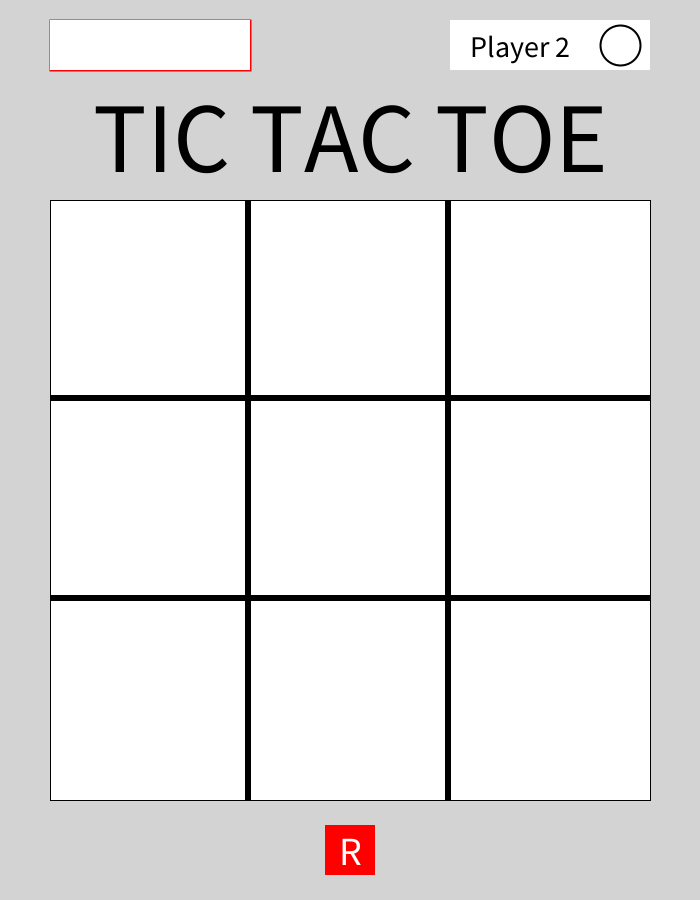
Frame 1 (no input)
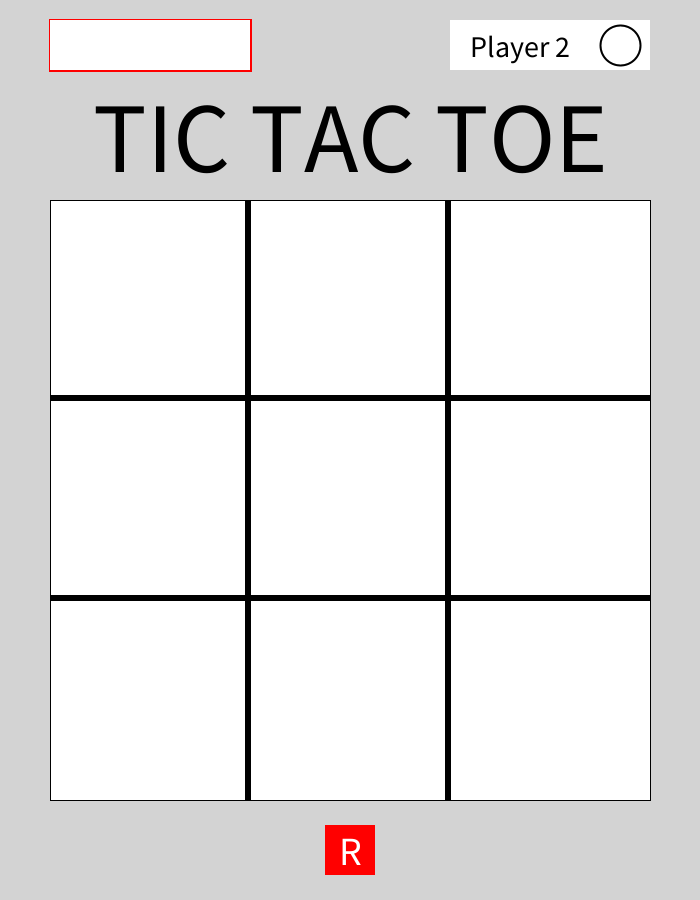
Frame 60 (the mouse pressed at the canvas centre just before this capture)
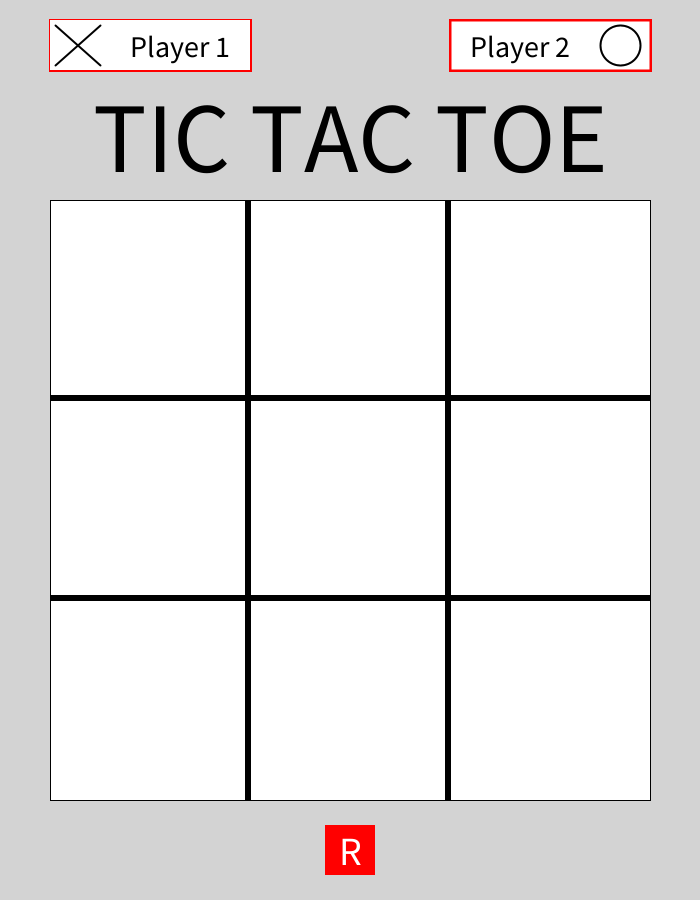
Frame 120 (the mouse held since frame 60 and released just before this capture)

The Processing sketch that drew these frames (run headless with seeded random() and noise(); from frame 60 on, the mouse is pressed at the canvas centre):

// Processing sketch: project_tictactoe
// ── project_tictactoe.pde
boolean turn;

void setup() {

  //Setup for the game
  size(700, 900);
  background(#d3d3d3); 

  //Grid
  fill(255);
  rect(50, 200, 600, 600);

  fill(0);
  rect(245, 200, 5, 600);
  rect(445, 200, 5, 600);
  rect(50, 395, 600, 5);
  rect(50, 595, 600, 5);

  //Title
  textSize(100);
  textAlign(CENTER);
  text("TIC TAC TOE", width/2, height/8+60);

  //Player turn
  noStroke();
  fill(255);
  rect(50, 20, 200, 50);
  rect(450, 20, 200, 50);

  //Player 1
  stroke(0);
  strokeWeight(2);
  line(55, 25, 100, 65);
  line(100, 25, 55, 65);

  fill(0);
  textSize(30);
  text("Player 1", 180, 57);

  //Player 2
  stroke(0);
  strokeWeight(2);
  fill(255);
  circle(620, 45, 40);

  textSize(30);
  fill(0);
  text("Player 2", 520, 57);

  //Restart Button
  noStroke();
  fill(255, 0, 0);
  rect(width/2-25, height-75, 50, 50);

  fill(255);
  textSize(40);
  textAlign(CENTER);
  text("R", width/2, height-35);

  turn = true;
}

void draw() {

  if (turn == true) {  
    stroke(255, 0, 0);
    strokeWeight(2);
    fill(255);
    rect(50, 20, 200, 50);

    stroke(0);
    strokeWeight(2);
    line(55, 25, 100, 65);
    line(100, 25, 55, 65);

    fill(0);
    textSize(30);
    text("Player 1", 180, 57);

    noStroke();
    fill(255);
    rect(450, 20, 200, 50);

    stroke(0);
    strokeWeight(2);
    fill(255);
    circle(620, 45, 40);

    textSize(30);
    fill(0);
    text("Player 2", 520, 57);

    noStroke();
    fill(255);
    rect(50, 20, 200, 50);



    if (mousePressed == true) {
      turn = false;
    }
  }

  if (turn == false) {
    stroke(255, 0, 0);
    strokeWeight(2);
    fill(255);
    rect(450, 20, 200, 50);

    stroke(0);
    strokeWeight(2);
    fill(255);
    circle(620, 45, 40);

    textSize(30);
    fill(0);
    text("Player 2", 520, 57);

    noStroke();
    fill(255);
    rect(50, 20, 200, 50);


    stroke(0);
    strokeWeight(2);
    line(55, 25, 100, 65);
    line(100, 25, 55, 65);

    fill(0);
    textSize(30);
    text("Player 1", 180, 57);
    
    if (mousePressed == true) {
    turn = true;
    }
  }
}
